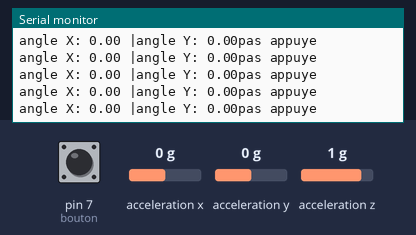
A sketch run on a simulated Arduino Uno, built with avr-gcc and run on an emulated ATmega328P. Shown: the last lines printed to the serial monitor. Wiring (inferred from the names in the program): MPU-6050 motion sensor at I2C address 0x68. The test bench sets the inputs (shaded band); at power-on: acceleration x 0 g, pin 7 (bouton) HIGH, acceleration y 0 g, acceleration z 1 g.

Above: at 2.2 s.
2.3 s: acceleration x set to -1.4 g
At 3.3 s:
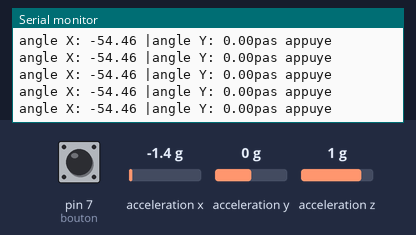
5.3 s: pin 7 (bouton) pulled LOW for 0.15 s
At 6.0 s:
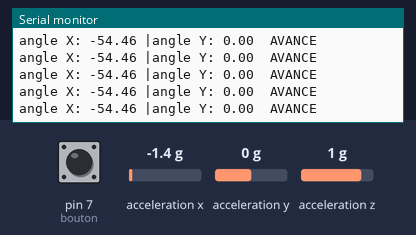
7.2 s: acceleration y set to 0.8 g
At 8.0 s:
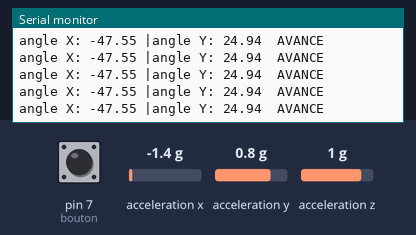
10.2 s: acceleration x set to 0 g
At 11.3 s:
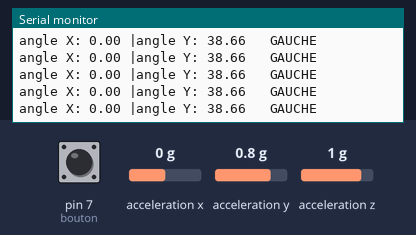
12.1 s: pin 7 (bouton) pulled LOW for 1 s
At 12.8 s:
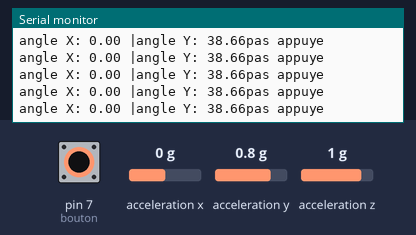
16.1 s: pin 7 (bouton) pulled LOW for 0.15 s
At 17.0 s:
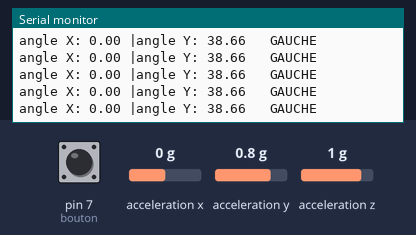

Measured:
- after the input at 2.3 s, the serial monitor: prints a new line at once (image 1)
- after the input at 5.3 s, the serial monitor: prints a new line at once (image 2)
- after the input at 7.2 s, the serial monitor: prints a new line at once (image 3)
- after the input at 10.2 s, the serial monitor: prints a new line at once (image 4)
- after the input at 12.1 s, the serial monitor: prints a new line at once (image 5)
- after the input at 16.1 s, the serial monitor: prints a new line at once (image 6)

The sketch:

testaccfonctionnement.ino
```cpp
#include<Wire.h>
#include<SoftwareSerial.h>
const int MPU=0x68;//MPU6050 IC2 Adress
float Acc_X, Acc_Y, Acc_Z,angle_x,angle_y;
const int bouton=7;// declaration du bouton
int val=1;
int etat=1;
int ancien_val=1;
#define RX 9
#define TX 10
SoftwareSerial BlueT(RX,TX);

void setup() {
  // put your setup code here, to run once:
  Serial.begin(38400);
  delay(500);
  Serial.println("Bonjour -Pret pour les commandes AT");
  BlueT.begin(38400);
  delay(500);

  Wire.begin();//initialize commucation
  Wire.beginTransmission(MPU);
  Wire.write(0x6B);
  Wire.write(0);
  Wire.endTransmission();

  Wire.beginTransmission(MPU);
  Wire.write(0x1C);
  Wire.write(B00000000);
  Wire.endTransmission();
  pinMode(7, INPUT_PULLUP);
}

void loop() {
  // put your main code here, to run repeatedly:


  val=digitalRead(bouton); //lecture de la valeur du bouton
  if ((val==LOW)&&(ancien_val==HIGH)){etat=1-etat;}
  ancien_val=val;
  //PARTIE ACC
  Wire.beginTransmission(MPU);
  Wire.write(0x3B);
  Wire.endTransmission(false);
  Wire.requestFrom(MPU,6,true);
  //PARTIE ACC
  //acceleration selon les 3axes x,y,z
  Acc_X=(Wire.read()<<8|Wire.read())/16384.0;
  Acc_Y=(Wire.read()<<8|Wire.read())/16384.0;
  Acc_Z=(Wire.read()<<8|Wire.read())/16384.0;
  //calcul de l'angle selon x et y
  angle_x = (atan((Acc_X) / sqrt(pow((Acc_Y),2) + pow((Acc_Z),2))) * 180/PI);
  angle_y = (atan((Acc_Y) / sqrt(pow((Acc_X),2) + pow((Acc_Z),2))) * 180/PI);


  Serial.print("angle X: "); //print des angles
  Serial.print(angle_x);
  Serial.print(" |angle Y: ");
  Serial.print(angle_y);
  if (etat==HIGH){// si le bouton n'est pas encore appuye
    Serial.println("pas appuye");
    BlueT.write("B\n");; //envoie B a la partie receptrice pr le robot s'arrete
  }
  else{
    //allume
  if((angle_x<=25)&&(angle_x>=-25)){
    if((angle_y<-25)&&(angle_y>=-90)){
      Serial.println("  DROITE");
      BlueT.write("D\n");//tourne a droite
    }
    if((angle_y<=90)&&(angle_y>25)){
      Serial.println("   GAUCHE");
      BlueT.write("G\n");//tourne a gauche
    }
    if((angle_y>=-25)&&(angle_y<=25)){
      Serial.println("  STOP");
      BlueT.write("S\n");//s'arrete

    }

  }
  if((angle_x<-25)&&(angle_x>=-90)){
    Serial.println("  AVANCE");
    BlueT.write("A\n");//envoie la commande avance

    }

  if((angle_x<=90)&&(angle_x>25)){
    Serial.println("  RECULE");
    BlueT.write("R\n");//envoie la commande recule
    }


}

}
```
